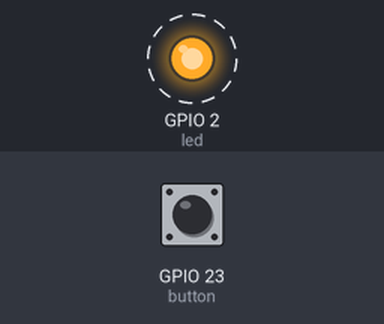
The program below on a simulated ESP32 board running MicroPython. On the bench: output pins drawn as LEDs (lit = HIGH). Dashed ring = blinking. The inputs (shaded band) are chosen by the test bench; at power-on: GPIO 23 (button) LOW. What the program prints to the serial console is not drawn.

Above: at 1.25 s.
1.3 s: GPIO 23 (button) pulled HIGH for 0.15 s
Timing chart, 0 to 10.3 s (numbered marks = the images above; inputs shaded):
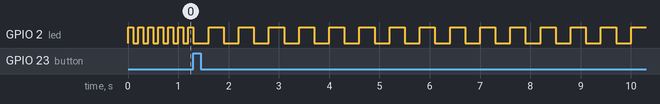

The program:

01-2.py
```python
# ----------------------------------------------------------------------
# 實驗 #1-2：透過按鈕控制 LED 閃爍速度
#
# 執行環境：
#   - MicroPython v1.24.0
#   - ESP32-DevKitC
#
# 硬體接線：
#   - 按鈕：GPIO23 (按下時為高電位)
#   - 內建 LED：GPIO2
#
# 實驗目標：
#   - 初始狀態下，LED 每 0.1 秒閃爍一次。
#   - 每按一次按鈕，延長閃爍間隔 0.2 秒。
#   - 當閃爍間隔增加至 2 秒時，重置回 0.1 秒。
# ----------------------------------------------------------------------

# -*- coding: utf-8 -*-

# 引入必要的模組
import machine
import time

# --- 硬體腳位定義 ---
# 定義內建 LED 的腳位 (GPIO2) 為輸出模式
led = machine.Pin(2, machine.Pin.OUT)
# 定義按鈕的腳位 (GPIO23) 為輸入模式，並啟用內部下拉電阻
# 啟用下拉電阻(PULL_DOWN)後，當按鈕未按下時，腳位會穩定在低電位(0)
# 當按鈕按下時，根據接線，腳位會變為高電位(1)
button = machine.Pin(23, machine.Pin.IN, machine.Pin.PULL_DOWN)

# --- 變數初始化 ---
# 初始閃爍間隔時間 (單位：秒)
delay_time = 0.1

# 用於按鈕防抖動 (Debouncing) 處理
# 紀錄按鈕上一次的狀態，0 代表未按下，1 代表已按下
last_button_state = 0

# --- 程式開始 ---
# 在 Thonny Shell 中印出初始狀態訊息
print("程式啟動，初始閃爍間隔：" + str(delay_time) + " 秒")

# 進入主迴圈
while True:
    # 1. 偵測按鈕狀態
    current_button_state = button.value()

    # 判斷按鈕是否被「按下」的那一瞬間 (從低電位變為高電位)
    # 這樣可以避免按鈕一直按著時，程式碼連續執行
    if current_button_state == 1 and last_button_state == 0:
        # 延長閃爍間隔 0.2 秒
        delay_time = delay_time + 0.2

        # 使用 str() 將浮點數轉換為字串來進行拼接
        print("按鈕已按下！新的閃爍間隔：" + str(round(delay_time, 1)) + " 秒")

        # 檢查閃爍間隔是否達到或超過 2 秒
        if delay_time >= 2.0:
            # 如果是，就重置回 0.1 秒
            delay_time = 0.1
            print("閃爍間隔已達上限，重置為 0.1 秒")

    # 更新按鈕最後的狀態，為下一次迴圈做準備
    last_button_state = current_button_state

    # 2. 控制 LED 閃爍
    # 讀取目前 LED 的狀態 (0 或 1)，然後設定為相反的狀態，實現 "toggle" 功能
    led.value(not led.value())

    # 3. 等待指定的間隔時間
    # time.sleep() 的參數是秒，可以直接使用 delay_time
    # 也可以使用 time.sleep_ms()，參數是毫秒(整數)，需轉換：int(delay_time * 1000)
    time.sleep(delay_time)
```

Measured:
- after the input at 1.3 s, GPIO 2 (led): alternates HIGH for 0.30 s and LOW for 0.30 s, starting after 0.30 s
- by itself, GPIO 2 (led): alternates HIGH for 0.10 s and LOW for 0.10 s
